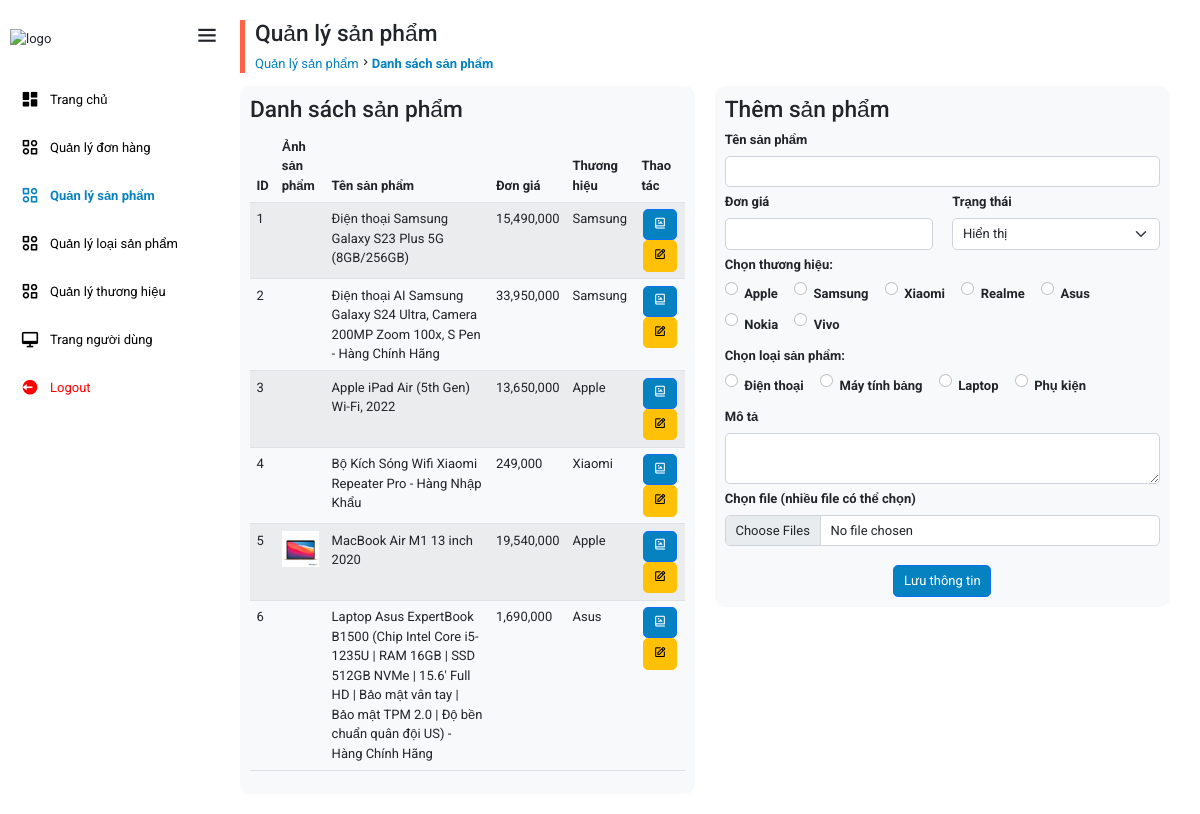
/admin/index.php?pages=san-pham (signed in), run on the app's committed database.
### tables this page shows
CREATE TABLE IF NOT EXISTS `sanpham` (
  `masp` int(11) NOT NULL AUTO_INCREMENT,
  `tensp` varchar(255) NOT NULL,
  `dongia` decimal(10,2) NOT NULL,
  `mota` text NOT NULL,
  `ngaythem` datetime NOT NULL DEFAULT current_timestamp(),
  `trangthai` tinyint(1) NOT NULL DEFAULT 1,
  `luotmua` int(11) NOT NULL DEFAULT 0,
  `math` int(11) NOT NULL,
  `maloai` int(11) NOT NULL DEFAULT 1,
  PRIMARY KEY (`masp`),
  KEY `FK_sanpham_thuonghieu` (`math`),
  KEY `FK_sanpham_loaisp` (`maloai`),
  CONSTRAINT `FK_sanpham_loaisp` FOREIGN KEY (`maloai`) REFERENCES `loaisp` (`maloai`) ON DELETE CASCADE ON UPDATE CASCADE,
  CONSTRAINT `FK_sanpham_thuonghieu` FOREIGN KEY (`math`) REFERENCES `thuonghieu` (`math`) ON DELETE CASCADE ON UPDATE CASCADE
);

CREATE TABLE IF NOT EXISTS `thuonghieu` (
  `math` int(11) NOT NULL AUTO_INCREMENT,
  `tenth` varchar(255) NOT NULL,
  `mota` text NOT NULL,
  `trangthai` int(11) NOT NULL DEFAULT 1,
  PRIMARY KEY (`math`) USING BTREE
);

CREATE TABLE IF NOT EXISTS `anhsp` (
  `maanh` int(11) NOT NULL AUTO_INCREMENT,
  `hinhanh` varchar(255) NOT NULL,
  `masp` int(11) NOT NULL DEFAULT 0,
  PRIMARY KEY (`maanh`) USING BTREE,
  KEY `FK_anhsp_sanpham` (`masp`),
  CONSTRAINT `FK_anhsp_sanpham` FOREIGN KEY (`masp`) REFERENCES `sanpham` (`masp`) ON DELETE CASCADE ON UPDATE CASCADE
);

CREATE TABLE IF NOT EXISTS `loaisp` (
  `maloai` int(11) NOT NULL AUTO_INCREMENT,
  `tenloai` varchar(255) NOT NULL,
  `mota` text NOT NULL,
  `trangthai` int(11) NOT NULL DEFAULT 1,
  PRIMARY KEY (`maloai`) USING BTREE
);

### config/connect.php (called while the page is built, shortened)
<?php
class Database
{
    public function __construct()
    {
        $init = parse_ini_file("config.ini");
        $servername = $init["servername"];
        $dbname = $init["dbname"];
        $username = $init["username"];
        $password = $init["pass"];
        $opt = array(
            PDO::ATTR_ERRMODE => PDO::ERRMODE_EXCEPTION,
            PDO::ATTR_DEFAULT_FETCH_MODE => PDO::FETCH_ASSOC,
        );
        try {
            $this->connect = new PDO("mysql:host=$servername;dbname=$dbname;charset=utf8mb4", $username, $password, $opt);
            $this->connect->query("SET NAMES 'utf8mb4'");
            $this->connect->query("SET CHARACTER SET utf8mb4");
            $this->connect->query("SET SESSION collation_connection = 'utf8mb4_unicode_ci'");
        } catch (PDOException $e) {
            header("location: index.php?pages=trang-loi&error=" . urlencode($e->getMessage()));
            exit();
        }
    }
}
?>

### model/SanPhamModel.php (called while the page is built, shortened)
<?php
class SanPhamModel extends Database
{
    public function SanPham__Get_All($trangthai)
    {
        if ($trangthai != -1) {
            $obj = $this->connect->prepare("SELECT * FROM sanpham");
        } else {
            $obj = $this->connect->prepare("SELECT * FROM sanpham WHERE trangthai = 1");
        }
        $obj->setFetchMode(PDO::FETCH_OBJ);
        $obj->execute();
        return $obj->fetchAll();
    }
}

### model/ThuongHieuModel.php (called while the page is built, shortened)
<?php
class ThuongHieuModel extends Database
{
    public function ThuongHieu__Get_All($trangthai = null)
    {
        if ($trangthai == -1) {
            $obj = $this->connect->prepare("SELECT * FROM thuonghieu");
        } else {
            $obj = $this->connect->prepare("SELECT * FROM thuonghieu WHERE trangthai=1");
        }
        $obj->setFetchMode(PDO::FETCH_OBJ);
        $obj->execute();
        return $obj->fetchAll();
    }
    public function ThuongHieu__Get_By_Id($math)
    {
        $obj = $this->connect->prepare("SELECT * FROM thuonghieu WHERE math = ?");
        $obj->setFetchMode(PDO::FETCH_OBJ);
        $obj->execute(array($math));
        return $obj->fetch();
    }
}

### model/AnhSpModel.php (called while the page is built, shortened)
<?php
class AnhSpModel extends Database
{
    public function AnhSp__Get_By_Id_Sp_First($masp)
    {
        $obj = $this->connect->prepare("SELECT * FROM anhsp WHERE masp = ? ORDER BY maanh ASC LIMIT 1");
        $obj->setFetchMode(PDO::FETCH_OBJ);
        $obj->execute(array($masp));
        return $obj->fetch();
    }
}

### model/LoaiSpModel.php (called while the page is built, shortened)
<?php
class LoaiSpModel extends Database
{
    public function LoaiSp__Get_All($trangthai = null)
    {
        if($trangthai == -1){
            $obj = $this->connect->prepare("SELECT * FROM loaisp");
        }else{
            $obj = $this->connect->prepare("SELECT * FROM loaisp WHERE trangthai=1");
        }
        $obj->setFetchMode(PDO::FETCH_OBJ);
        $obj->execute();
        return $obj->fetchAll();
    }
}

### admin/pages/san-pham/add.php (the view, shortened to what this page needs)
<?php
require_once '../model/ThuongHieuModel.php';
require_once '../model/LoaiSpModel.php';
$th = new ThuongHieuModel();
$loaiSp = new LoaiSpModel();
$thuongHieu__Get_All = $th->ThuongHieu__Get_All();
$loaiSp__Get_All = $loaiSp->loaiSp__Get_All();
?>
<div class="main-add">
    <h3 class="section-title">Thêm sản phẩm</h3>
    <form class="form-group" action="pages/san-pham/action.php?req=add" method="post" enctype="multipart/form-data">
        <div class="col">
            <label for="tensp" class="form-label">Tên sản phẩm</label>
            <input type="text" class="form-control" id="tensp" name="tensp" required>
        </div>
        <div class="row">
            <div class="col">
                <label for="dongia" class="form-label">Đơn giá</label>
                <input type="number" min="0" max="1000000000" class="form-control" id="dongia" name="dongia" required>
            </div>
            <div class="col">
                <label for="trangthai" class="form-label">Trạng thái</label>
                <select class="form-select " aria-label=".trangthai" id="trangthai" name="trangthai">
                    <option value="1" selected>Hiển thị</option>
                </select>
            </div>
        </div>
        <div class="col">
            <label>Chọn thương hiệu:</label>
            <?php foreach ($thuongHieu__Get_All as $item) : ?>
                <div class="form-check form-check-inline">
                    <input class="form-check-input checkbox" type="radio" id="math<?= $item->math ?>" value="<?= $item->math ?>" name="math" required>
                    <label class="form-check-label" for="math<?= $item->math ?>"><?= $item->tenth ?></label>
                </div>
            <?php endforeach; ?>
        </div>
        <div class="col">
            <label>Chọn loại sản phẩm:</label>
            <?php foreach ($loaiSp__Get_All as $item) : ?>
                <div class="form-check form-check-inline">
                    <input class="form-check-input checkbox" type="radio" id="maloai<?= $item->maloai ?>" value="<?= $item->maloai ?>" name="maloai" required>
                    <label class="form-check-label" for="maloai<?= $item->maloai ?>"><?= $item->tenloai ?></label>
                </div>
            <?php endforeach; ?>
        </div>
        <div class="col">
            <label for="mota" class="form-label">Mô tả</label>
            <textarea class="form-control" id="mota" name="mota"></textarea>
        </div>
        <div class="col">
            <label for="anhsp" class="form-label">Chọn file (nhiều file có thể chọn)</label>
            <div class="input-group">
                <input type="file" class="form-control" id="anhsp" name="anhsp[]" multiple>
            </div>
        </div>
        <br />
        <div class="col text-center">
            <button type="submit" class="btn btn-primary" onclick="return kiemTraCheckbox('Vui lòng chọn ít nhất 1 thương hiệu!');">Lưu thông tin</button>
        </div>
    </form>
</div>

### admin/index.php (shortened to what this page needs)
<!DOCTYPE html>
<html lang="en">
<head>
    <link rel="stylesheet" href="../assets/vendor/bootstrap-5.2.3-dist/css/bootstrap.min.css">
    <link rel="stylesheet" href="../assets/vendor/boxicons-2.1.4/css/boxicons.min.css">
    <link rel="stylesheet" href="../assets/vendor/datatables/css/1_dataTables.bootstrap5.min.css">
    <link rel="stylesheet" href="../assets/vendor/datatables/css/2_buttons.bootstrap5.min.css">
    <link rel="stylesheet" href="../assets/vendor/daterangejs/daterangepicker.css">
    <link rel="stylesheet" href="../assets/css/admin.css">
</head>
<body>
    <?php require_once 'components/sidebar.php' ?>
    <?php require_once 'components/main.php' ?>
</body>
</html>

### admin/components/sidebar.php (shortened to what this page needs)
<?php if (isset($_GET['pages'])) : ?>
    <div id="sidebar">
        <div class="sidebar-logo">
            <div class="col-logo">
                <img src="../assets/images/logo.png" alt="logo">
            </div>
            <div class="col-menu" id="menu-bar">
                <i class='bx bx-menu'></i>
            </div>
        </div>
        <ul class="side-menu top">
            <li class="<?= $_GET['pages'] == 'trang-chu' ? "active" : "" ?>">
                <a href="index.php?pages=trang-chu">
                    <i class='bx bxs-dashboard'></i>
                    <span class="text">Trang chủ</span>
                </a>
            </li>
            <li class="<?= $_GET['pages'] == 'don-hang' ? "active" : "" ?>">
                <a href="index.php?pages=don-hang">
                    <i class='bx bx-category-alt'></i>
                    <span class="text">Quản lý đơn hàng</span>
                </a>
            </li>
            <li class="<?= $_GET['pages'] == 'san-pham' ? "active" : "" ?>">
                <a href="index.php?pages=san-pham">
                    <i class='bx bx-category-alt'></i>
                    <span class="text">Quản lý sản phẩm</span>
                </a>
            </li>
            <li class="<?= $_GET['pages'] == 'loai-sp' ? "active" : "" ?>">
                <a href="index.php?pages=loai-sp">
                    <i class='bx bx-category-alt'></i>
                    <span class="text">Quản lý loại sản phẩm</span>
                </a>
            </li>
            <li class="<?= $_GET['pages'] == 'thuong-hieu' ? "active" : "" ?>">
                <a href="index.php?pages=thuong-hieu">
                    <i class='bx bx-category-alt'></i>
                    <span class="text">Quản lý thương hiệu</span>
                </a>
            </li>
            <li>
                <a href="../user/">
                    <i class='bx bx-desktop'></i>
                    <span class="text">Trang người dùng</span>
                </a>
            </li>
            <li>
                <a href="../auth/pages/action.php?req=dang-xuat" class="logout">
                    <i class='bx bxs-log-out-circle'></i>
                    <span class="text">Logout</span>
                </a>
            </li>
        </ul>
    </div>
<?php endif ?>

### admin/components/main.php (shortened to what this page needs)
<?php
if (isset($_GET['pages']) && !isset($_GET['req'])) {
    switch ($_GET['pages']) {
        case "san-pham":
            require_once "pages/san-pham/index.php";
            break;
    }
} else {
    echo "<script>location.href='index.php?pages=trang-chu'</script>";
}

### admin/pages/san-pham/index.php (shortened to what this page needs)
<?php
require_once '../model/SanPhamModel.php';
require_once '../model/ThuongHieuModel.php';
require_once '../model/AnhSpModel.php';
$sp = new SanPhamModel();
$th = new ThuongHieuModel();
$anhSp = new AnhSpModel();
$sanPham__Get_All = $sp->SanPham__Get_All(-1);
?>
<div id="main-container">
    <div class="main-title">
        <h3>Quản lý sản phẩm</h3>
        <ul class="breadcrumb">
            <li>
                <a href="#">Quản lý sản phẩm</a>
            </li>
            <li><i class='bx bx-chevron-right'></i></li>
            <li>
                <a class="active" href="index.php?pages=san-pham">Danh sách sản phẩm</a>
            </li>
        </ul>
    </div>
    <div class="row section-container">
        <div class="col-6">
            <div class="main-data">
                <h3 class="section-title">Danh sách sản phẩm</h3>
                <div class="table-responsive">
                    <table id="table_js" class="table table-striped" style="width:100%">
                        <thead>
                            <tr>
                                <th>ID</th>
                                <th>Ảnh sản phẩm</th>
                                <th>Tên sản phẩm</th>
                                <th>Đơn giá</th>
                                <th>Thương hiệu</th>
                                <th>Thao tác</th>
                            </tr>
                        </thead>
                        <tbody>
                            <?php foreach ($sanPham__Get_All as $item) : ?>
                            <tr>
                                <td><?= $item->masp ?></td>
                                <td><img src="../assets/<?= $anhSp->AnhSp__Get_By_Id_Sp_First($item->masp)->hinhanh?>" alt=""
                                        srcset="" class="img-fluid" width="50"></td>
                                <td><?= $item->tensp ?></td>
                                <td><?= number_format($item->dongia) ?></td>
                                <td><?= $th->ThuongHieu__Get_By_Id($item->math)->tenth ?></td>
                                <td class="text-center font-weight-bold">
                                    <button type="button" class="btn btn-primary btn-update"
                                        onclick="return update_anhsp_obj('<?= $item->masp ?>')">
                                        <i class="bx bx-photo-album" aria-hidden="true"></i>
                                    </button>
                                    <button type="button" class="btn btn-warning btn-update"
                                        onclick="return update_obj('<?= $item->masp ?>')">
                                        <i class="bx bx-edit" aria-hidden="true"></i>
                                    </button>
                                </td>
                            </tr>
                            <?php endforeach ?>
                        </tbody>
                    </table>
                </div>
            </div>
        </div>
        <div class="col-6">
            <div class="main-form">
                <?php require_once 'add.php' ?>
            </div>
        </div>
    </div>
</div>

### assets/css/admin.css (style rules this page uses)
* { margin: 0; padding: 0; box-sizing: border-box; font-family: "Roboto", sans-serif; font-size: small; }
html { overflow-x: hidden; }
a, a:hover { text-decoration: none; }
.btn-primary { background: #0782c1; }
label { display: block; margin: 5px 0; font-weight: bold; }
li { list-style: none; }
ul { padding: 0; }
#sidebar { position: fixed; top: 0; left: 0; width: 230px; height: 100%; z-index: 10; transition: 0.3s ease; overflow-x: hidden; scrollbar-width: none; }
.sidebar-logo { height: 56px; display: flex; align-items: center; position: sticky; top: 0; left: 0; z-index: 10; box-sizing: content-box; padding: 10px; justify-content: space-between; }
#sidebar .sidebar-logo .col-logo img { width: 100%; }
#sidebar .sidebar-logo .col-menu .bx { font-size: 2rem; }
#sidebar .side-menu li { height: 48px; background: transparent; margin-left: 10px; padding: 0; }
#sidebar .side-menu li.active { position: relative; }
#sidebar .side-menu li a { width: 100%; height: 100%; display: flex; align-items: center; border-radius: 10px; font-size: 16px; white-space: nowrap; overflow-x: hidden; color: black; -webkit-border-radius: 10px; -moz-border-radius: 10px; -ms-border-radius: 10px; -o-border-radius: 10px; }
#sidebar .side-menu li a .bx { font-size: 1.5rem; }
#sidebar .side-menu li a.logout { color: red; }
#sidebar .side-menu li.active a { color: #0782c1; }
#sidebar .side-menu li a .bx { min-width: calc(60px - ((4px + 6px) * 2)); display: flex; justify-content: center; }
#main-container { position: relative; width: calc(100% - 230px); left: 200px; transition: 0.3s ease; padding: 0 20px; margin: 20px; }
.active { font-weight: bold; }
.breadcrumb li a { color: #0782c1 !important; }
.main-title { padding: 0 10px; border-left: 5px solid tomato; }
.sidebar, .main-data, .main-form { background: #f8f9fa; padding: 10px; border-radius: 10px; }

### data on the page
sanpham: masp "1", tensp "Điện thoại Samsung Galaxy S23 Plus 5G (8GB/256GB)", dongia "15,490,000", math.tenth "Samsung"
sanpham: masp "2", tensp "Điện thoại AI Samsung Galaxy S24 Ultra, Camera 200MP Zoom 100x, S Pen - Hàng Chính Hãng", dongia "33,950,000", math.tenth "Samsung"
sanpham: masp "3", tensp "Apple iPad Air (5th Gen) Wi-Fi, 2022", dongia "13,650,000", math.tenth "Apple"
sanpham: masp "4", tensp "Bộ Kích Sóng Wifi Xiaomi Repeater Pro - Hàng Nhập Khẩu", dongia "249,000", math.tenth "Xiaomi"
sanpham: masp "5", masp.hinhanh (picture), tensp "MacBook Air M1 13 inch 2020", dongia "19,540,000", math.tenth "Apple"
sanpham: masp "6", tensp "Laptop Asus ExpertBook B1500 (Chip Intel Core i5-1235U | RAM 16GB | SSD 512GB NVMe | 15.6' Full HD | Bảo mật vân tay | Bảo mật TPM 2.0 | Độ bền chuẩn quân đội US) - Hàng Chính Hãng", dongia "1,690,000", math.tenth "Asus"
thuonghieu: tenth "Apple"
thuonghieu: tenth "Samsung"
thuonghieu: tenth "Xiaomi"
thuonghieu: tenth "Realme"
thuonghieu: tenth "Asus"
thuonghieu: tenth "Nokia"
thuonghieu: tenth "Vivo"
loaisp: tenloai "Điện thoại"
loaisp: tenloai "Máy tính bảng"
loaisp: tenloai "Laptop"
loaisp: tenloai "Phụ kiện"
